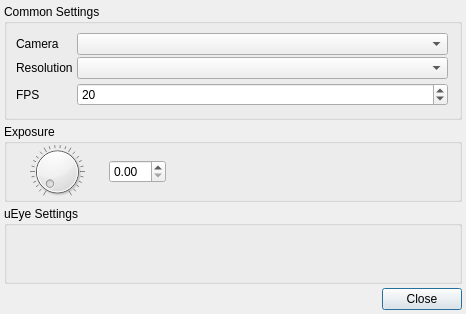
<?xml version="1.0" encoding="UTF-8"?>
<ui version="4.0">
 <class>UEyeCameraSettingsDialog</class>
 <widget class="QDialog" name="UEyeCameraSettingsDialog">
  <property name="geometry">
   <rect>
    <x>0</x>
    <y>0</y>
    <width>466</width>
    <height>314</height>
   </rect>
  </property>
  <property name="windowTitle">
   <string>Dialog</string>
  </property>
  <layout class="QVBoxLayout" name="verticalLayout">
   <property name="spacing">
    <number>4</number>
   </property>
   <property name="leftMargin">
    <number>4</number>
   </property>
   <property name="topMargin">
    <number>4</number>
   </property>
   <property name="rightMargin">
    <number>4</number>
   </property>
   <property name="bottomMargin">
    <number>4</number>
   </property>
   <item>
    <widget class="QGroupBox" name="cameraGroupBox">
     <property name="title">
      <string>Common Settings</string>
     </property>
     <layout class="QHBoxLayout" name="horizontalLayout">
      <item>
       <layout class="QFormLayout" name="formLayout_2">
        <property name="horizontalSpacing">
         <number>4</number>
        </property>
        <property name="verticalSpacing">
         <number>2</number>
        </property>
        <property name="rightMargin">
         <number>2</number>
        </property>
        <property name="bottomMargin">
         <number>2</number>
        </property>
        <item row="0" column="0">
         <widget class="QLabel" name="cameraLabel">
          <property name="text">
           <string>Camera</string>
          </property>
         </widget>
        </item>
        <item row="0" column="1">
         <widget class="QComboBox" name="cameraComboBox"/>
        </item>
        <item row="1" column="0">
         <widget class="QLabel" name="resolutionLabel_2">
          <property name="text">
           <string>Resolution</string>
          </property>
         </widget>
        </item>
        <item row="1" column="1">
         <widget class="QComboBox" name="resolutionComboBox"/>
        </item>
        <item row="2" column="1">
         <widget class="QWidget" name="resolutionWidget" native="true">
          <layout class="QHBoxLayout" name="horizontalLayout_3">
           <property name="spacing">
            <number>4</number>
           </property>
           <property name="leftMargin">
            <number>0</number>
           </property>
           <property name="topMargin">
            <number>0</number>
           </property>
           <property name="rightMargin">
            <number>0</number>
           </property>
           <property name="bottomMargin">
            <number>0</number>
           </property>
          </layout>
         </widget>
        </item>
        <item row="3" column="0">
         <widget class="QLabel" name="fpsLabel">
          <property name="text">
           <string>FPS</string>
          </property>
         </widget>
        </item>
        <item row="3" column="1">
         <widget class="QSpinBox" name="fpsSpinBox">
          <property name="toolTip">
           <string>Frames per second</string>
          </property>
          <property name="minimum">
           <number>4</number>
          </property>
          <property name="maximum">
           <number>30</number>
          </property>
          <property name="value">
           <number>20</number>
          </property>
         </widget>
        </item>
       </layout>
      </item>
     </layout>
    </widget>
   </item>
   <item>
    <widget class="QGroupBox" name="groupBox_2">
     <property name="title">
      <string>Exposure</string>
     </property>
     <layout class="QHBoxLayout" name="horizontalLayout_2">
      <property name="spacing">
       <number>2</number>
      </property>
      <property name="leftMargin">
       <number>0</number>
      </property>
      <property name="topMargin">
       <number>0</number>
      </property>
      <property name="rightMargin">
       <number>4</number>
      </property>
      <property name="bottomMargin">
       <number>0</number>
      </property>
      <item>
       <widget class="QDial" name="dial">
        <property name="sizePolicy">
         <sizepolicy hsizetype="Maximum" vsizetype="Preferred">
          <horstretch>0</horstretch>
          <verstretch>0</verstretch>
         </sizepolicy>
        </property>
        <property name="minimum">
         <number>1</number>
        </property>
        <property name="maximum">
         <number>100</number>
        </property>
        <property name="wrapping">
         <bool>false</bool>
        </property>
        <property name="notchesVisible">
         <bool>true</bool>
        </property>
       </widget>
      </item>
      <item>
       <widget class="QDoubleSpinBox" name="sbExposure">
        <property name="toolTip">
         <string>Adjust camera exposure</string>
        </property>
       </widget>
      </item>
      <item>
       <spacer name="horizontalSpacer">
        <property name="orientation">
         <enum>Qt::Horizontal</enum>
        </property>
        <property name="sizeHint" stdset="0">
         <size>
          <width>40</width>
          <height>20</height>
         </size>
        </property>
       </spacer>
      </item>
     </layout>
    </widget>
   </item>
   <item>
    <widget class="QGroupBox" name="groupBox">
     <property name="title">
      <string>uEye Settings</string>
     </property>
     <layout class="QVBoxLayout" name="verticalLayout_2">
      <property name="spacing">
       <number>0</number>
      </property>
      <property name="leftMargin">
       <number>0</number>
      </property>
      <property name="topMargin">
       <number>0</number>
      </property>
      <property name="rightMargin">
       <number>0</number>
      </property>
      <property name="bottomMargin">
       <number>0</number>
      </property>
      <item>
       <layout class="QFormLayout" name="uEyeLayout">
        <property name="horizontalSpacing">
         <number>4</number>
        </property>
        <property name="verticalSpacing">
         <number>2</number>
        </property>
        <property name="rightMargin">
         <number>2</number>
        </property>
        <property name="bottomMargin">
         <number>2</number>
        </property>
        <item row="0" column="1">
         <widget class="QWidget" name="resolutionWidget_2" native="true">
          <layout class="QHBoxLayout" name="horizontalLayout_4">
           <property name="spacing">
            <number>4</number>
           </property>
           <property name="leftMargin">
            <number>0</number>
           </property>
           <property name="topMargin">
            <number>0</number>
           </property>
           <property name="rightMargin">
            <number>0</number>
           </property>
           <property name="bottomMargin">
            <number>0</number>
           </property>
          </layout>
         </widget>
        </item>
       </layout>
      </item>
     </layout>
    </widget>
   </item>
   <item>
    <widget class="QDialogButtonBox" name="buttonBox">
     <property name="orientation">
      <enum>Qt::Horizontal</enum>
     </property>
     <property name="standardButtons">
      <set>QDialogButtonBox::Close</set>
     </property>
    </widget>
   </item>
  </layout>
 </widget>
 <resources/>
 <connections>
  <connection>
   <sender>buttonBox</sender>
   <signal>rejected()</signal>
   <receiver>UEyeCameraSettingsDialog</receiver>
   <slot>close()</slot>
   <hints>
    <hint type="sourcelabel">
     <x>236</x>
     <y>309</y>
    </hint>
    <hint type="destinationlabel">
     <x>232</x>
     <y>184</y>
    </hint>
   </hints>
  </connection>
 </connections>
</ui>
